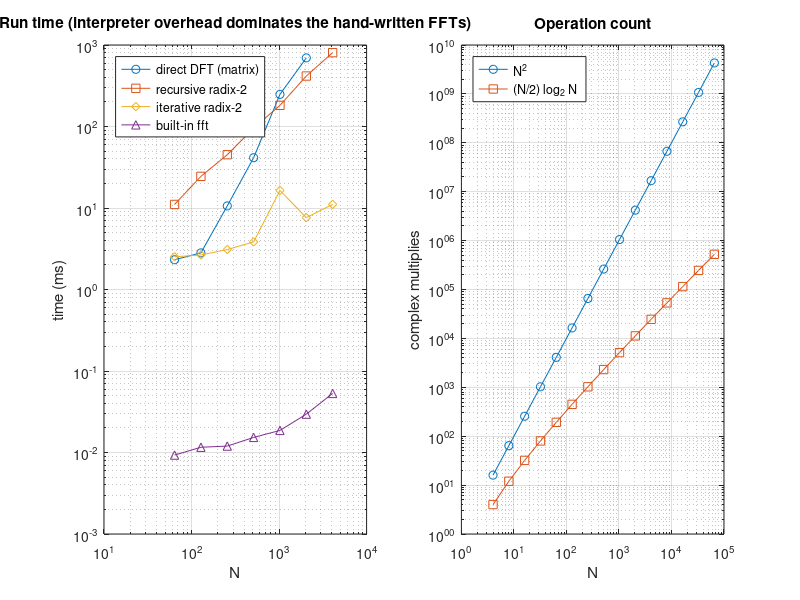

Reproduce this figure in MATLAB.
%% m02_fft_radix2.m  -- Module 02: radix-2 FFT, recursive and iterative, checked against fft
% Purpose : implement X[k] = E[k] + W^k O[k], X[k+N/2] = E[k] - W^k O[k] two ways:
%           (a) recursive, written with anonymous functions only (no local functions), and
%           (b) iterative in place: bit-reversal permutation, then log2(N) butterfly stages.
%           Check both against fft, show the bit-reversed order and time them against the
%           direct O(N^2) DFT.
% Change  : Nlist (powers of two), the test signal.
% Expect  : bit-reversed order for N = 8: 0 4 2 6 1 5 3 7; N = 4 by hand E = [4 -2], O = [6 -2],
%           X = [10, -2+2j, -2, -2-2j]; errors vs fft ~1e-13 or smaller; direct DFT time grows
%           ~4x per doubling of N, FFTs ~2x; multiplies (N/2)log2(N) = 5120 vs N^2 = 1048576
%           at N = 1024 (ratio 204.8).
% Base MATLAB only; runs in MATLAB R2019b+ and GNU Octave 8.
clear; close all; rng(1);

%% 1. Recursive radix-2 FFT with anonymous functions
% A cell array of two handles plays the role of if/else: only the selected branch is called.
tw     = @(N) exp(-2j*pi*(0:N/2-1).'/N);                      % twiddle factors W_N^k, k = 0..N/2-1
comb   = @(E, O, N) [E + tw(N).*O; E - tw(N).*O];             % one level of butterflies
branch = {@(f, x) x, @(f, x) comb(f(f, x(1:2:end)), f(f, x(2:2:end)), numel(x))};
rfft   = @(f, x) branch{(numel(x) > 1) + 1}(f, x);            % 1-point DFT is the sample itself
fft_rec = @(x) rfft(rfft, x(:));

x4 = [1; 2; 3; 4];
E = fft([1; 3]); O = fft([2; 4]);
fprintf('--- N = 4 by hand ---\n');
fprintf('E = DFT[1 3] = [%g %g], O = DFT[2 4] = [%g %g], W4^1 = -j\n', E, O);
X4 = fft_rec(x4);
fprintf('recursive FFT: X = [%s]\n', num2str(X4.', '%6.2f'));

%% 2. Iterative in-place radix-2 FFT
bitrev = @(N) bin2dec(fliplr(dec2bin(0:N-1, round(log2(N))))) + 1;   % 1-based bit-reversed index
fprintf('\n--- bit reversal ---\nN = 8 input order: %s\n', num2str((bitrev(8) - 1).'));
fprintf('N = 16 input order: %s\n', num2str((bitrev(16) - 1).'));

%% 3. Accuracy against fft
Nlist = 2.^(6:12);
nN = numel(Nlist);
t_dft = nan(1, nN); t_rec = zeros(1, nN); t_it = zeros(1, nN); t_fft = zeros(1, nN);
err_rec = zeros(1, nN); err_it = zeros(1, nN);
fprintf('\n     N   err(recursive)  err(iterative)  t_dft(ms)  t_rec(ms)  t_iter(ms)  t_fft(ms)\n');
for i = 1:nN
    N = Nlist(i); L = round(log2(N));
    x = randn(N, 1) + 1j*randn(N, 1);
    Xref = fft(x);
    % recursive
    tic; Xr = fft_rec(x); t_rec(i) = toc;
    % iterative: permute once, then stages; group the butterflies of each stage as columns
    tic;
    X = x(bitrev(N));
    for s = 1:L
        m = 2^s; h = m/2;
        w = exp(-2j*pi*(0:h-1).'/m);
        Xs = reshape(X, m, N/m);                     % each column is one group of length m
        a = Xs(1:h, :); b = w .* Xs(h+1:m, :);       % implicit expansion of w over the groups
        Xs = [a + b; a - b];
        X = Xs(:);
    end
    t_it(i) = toc;
    % direct DFT by matrix (only up to N = 2048 to keep memory small)
    if N <= 2048
        tic; [kk, nn] = ndgrid(0:N-1, 0:N-1); Xd = exp(-2j*pi*kk.*nn/N)*x; t_dft(i) = toc; %#ok<NASGU>
    end
    tic; for r = 1:20, Xf = fft(x); end; t_fft(i) = toc/20; %#ok<NASGU>
    err_rec(i) = max(abs(Xr - Xref))/max(abs(Xref));
    err_it(i)  = max(abs(X  - Xref))/max(abs(Xref));
    fprintf('%6d   %12.1e   %12.1e   %9.2f  %9.2f  %10.2f  %9.3f\n', N, err_rec(i), err_it(i), ...
            1e3*t_dft(i), 1e3*t_rec(i), 1e3*t_it(i), 1e3*t_fft(i));
end

%% 4. Operation counts
fprintf('\n     N        N^2   (N/2)log2N   ratio 2N/log2N\n');
for N = [8 256 1024 4096 65536]
    fprintf('%6d %10d %12d %12.1f\n', N, N^2, N/2*log2(N), N^2/(N/2*log2(N)));
end

%% 5. Figure: timing and counts
figure('Position', [100 100 900 380]);
subplot(1, 2, 1);
loglog(Nlist, 1e3*t_dft, 'o-', Nlist, 1e3*t_rec, 's-', Nlist, 1e3*t_it, 'd-', Nlist, 1e3*t_fft, '^-');
xlabel('N'); ylabel('time (ms)'); grid on; legend('direct DFT (matrix)', 'recursive radix-2', 'iterative radix-2', 'built-in fft', 'Location', 'northwest');
title('Run time (interpreter overhead dominates the hand-written FFTs)');
subplot(1, 2, 2);
Nc = 2.^(2:16);
loglog(Nc, Nc.^2, 'o-', Nc, Nc/2.*log2(Nc), 's-'); grid on;
xlabel('N'); ylabel('complex multiplies'); legend('N^2', '(N/2) log_2 N', 'Location', 'northwest'); title('Operation count');
